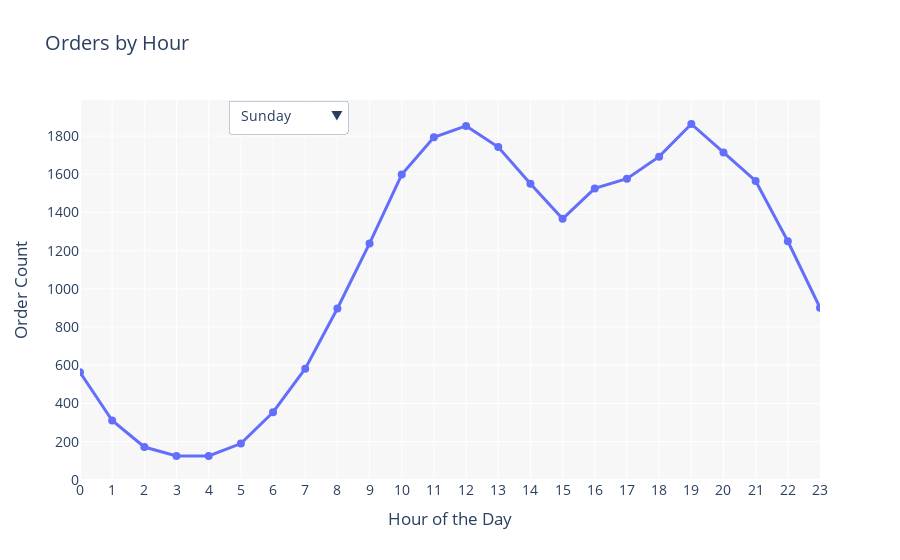

Notebook code cell kept with this figure:
### Markdown cell above
### 2. What time of the day we have most orders

### Code cell
hourly_orders = maindf.groupby(['Weekday', 'Hour']).size().reset_index(name='Order Count')

fig = go.Figure()

colors = ['#636EFA', '#EF553B', '#00CC96', '#AB63FA', '#FFA15A', '#19D3F3', '#FF6692']


for day in range(0, 7):
    day_data = hourly_orders[hourly_orders['Weekday'] == day]
    fig.add_trace(go.Scatter(
        x=day_data['Hour'],
        y=day_data['Order Count'],
        mode='lines+markers',
        line=dict(color=colors[day], width=3),
        marker=dict(size=8),
        name=days[day],
        visible=(day == 0)
    ))


buttons = []
for day in days:
    button = dict(
        method="update",
        label=days[day],  # Display the full name of the day
        args=[{"visible": [i == day for i in range(7)]},  # Show only the selected day's trace
              {"title": f"Orders by Hour for {days[day]}"}]  # Set title to reflect the selected day
    )
    buttons.append(button)


fig.update_layout(
    updatemenus=[dict(
        active=0,
        buttons=buttons,
        x=0.2,
        xanchor="left",
    )]
)

fig.update_layout(
    title="Orders by Hour",
    xaxis=dict(title="Hour of the Day", tickmode='linear', dtick=1, range=[0, 23]),
    yaxis=dict(title="Order Count"),
    plot_bgcolor='rgba(245, 245, 245, 0.8)',
    font=dict(size=14),
    hovermode="x",
    height = 600
)

fig.show()

### Figure 1 — Plotly figure (JSON) as saved in the notebook; plotly's stock layout.template omitted (floating-point values rounded to 4 significant figures)
{"data": [{"line": {"color": "#636EFA", "width": 3}, "marker": {"size": 8}, "mode": "lines+markers", "name": "Sunday", "type": "scatter", "visible": true, "x": [0, 1, 2, 3, 4, 5, 6, 7, 8, 9, 10, 11, 12, 13, 14, 15, 16, 17, 18, 19, 20, 21, 22, 23], "y": [563, 311, 172, 125, 125, 190, 354, 582, 897, 1238, 1598, 1793, 1853, 1742, 1550, 1367, 1526, 1577, 1692, 1863, 1714, 1565, 1249, 901]}, {"line": {"color": "#EF553B", "width": 3}, "marker": {"size": 8}, "mode": "lines+markers", "name": "Monday", "type": "scatter", "visible": false, "x": [0, 1, 2, 3, 4, 5, 6, 7, 8, 9, 10, 11, 12, 13, 14, 15, 16, 17, 18, 19, 20, 21, 22, 23], "y": [556, 351, 181, 126, 121, 189, 375, 618, 975, 1311, 1614, 1737, 1802, 1698, 1663, 1570, 1483, 1584, 1864, 1830, 1801, 1642, 1209, 875]}, {"line": {"color": "#00CC96", "width": 3}, "marker": {"size": 8}, "mode": "lines+markers", "name": "Tuesday", "type": "scatter", "visible": false, "x": [0, 1, 2, 3, 4, 5, 6, 7, 8, 9, 10, 11, 12, 13, 14, 15, 16, 17, 18, 19, 20, 21, 22, 23], "y": [565, 346, 205, 131, 111, 221, 346, 581, 847, 1214, 1517, 1751, 1820, 1749, 1553, 1527, 1495, 1564, 1740, 1834, 1627, 1594, 1275, 864]}, {"line": {"color": "#AB63FA", "width": 3}, "marker": {"size": 8}, "mode": "lines+markers", "name": "Wednesday", "type": "scatter", "visible": false, "x": [0, 1, 2, 3, 4, 5, 6, 7, 8, 9, 10, 11, 12, 13, 14, 15, 16, 17, 18, 19, 20, 21, 22, 23], "y": [547, 331, 163, 126, 131, 176, 351, 563, 881, 1303, 1599, 1816, 1803, 1691, 1511, 1480, 1500, 1502, 1720, 1814, 1773, 1518, 1263, 899]}, {"line": {"color": "#FFA15A", "width": 3}, "marker": {"size": 8}, "mode": "lines+markers", "name": "Thursday", "type": "scatter", "visible": false, "x": [0, 1, 2, 3, 4, 5, 6, 7, 8, 9, 10, 11, 12, 13, 14, 15, 16, 17, 18, 19, 20, 21, 22, 23], "y": [593, 335, 175, 98, 108, 183, 349, 533, 899, 1195, 1531, 1776, 1773, 1699, 1546, 1380, 1457, 1522, 1710, 1888, 1791, 1530, 1256, 920]}, {"line": {"color": "#19D3F3", "width": 3}, "marker": {"size": 8}, "mode": "lines+markers", "name": "Friday", "type": "scatter", "visible": false, "x": [0, 1, 2, 3, 4, 5, 6, 7, 8, 9, 10, 11, 12, 13, 14, 15, 16, 17, 18, 19, 20, 21, 22, 23], "y": [541, 330, 182, 118, 127, 168, 381, 550, 910, 1266, 1547, 1733, 1764, 1747, 1600, 1462, 1488, 1560, 1747, 1846, 1748, 1537, 1234, 906]}, {"line": {"color": "#FF6692", "width": 3}, "marker": {"size": 8}, "mode": "lines+markers", "name": "Saturday", "type": "scatter", "visible": false, "x": [0, 1, 2, 3, 4, 5, 6, 7, 8, 9, 10, 11, 12, 13, 14, 15, 16, 17, 18, 19, 20, 21, 22, 23], "y": [545, 346, 165, 107, 131, 194, 326, 584, 847, 1221, 1538, 1805, 1772, 1803, 1561, 1389, 1435, 1590, 1807, 1830, 1774, 1535, 1336, 910]}], "layout": {"autosize": true, "font": {"size": 14}, "hovermode": "x", "plot_bgcolor": "rgba(245, 245, 245, 0.8)", "title": {"text": "Orders by Hour"}, "updatemenus": [{"active": 0, "buttons": [{"args": [{"visible": [true, false, false, false, false, false, false]}, {"title": "Orders by Hour for Sunday"}], "label": "Sunday", "method": "update"}, {"args": [{"visible": [false, true, false, false, false, false, false]}, {"title": "Orders by Hour for Monday"}], "label": "Monday", "method": "update"}, {"args": [{"visible": [false, false, true, false, false, false, false]}, {"title": "Orders by Hour for Tuesday"}], "label": "Tuesday", "method": "update"}, {"args": [{"visible": [false, false, false, true, false, false, false]}, {"title": "Orders by Hour for Wednesday"}], "label": "Wednesday", "method": "update"}, {"args": [{"visible": [false, false, false, false, true, false, false]}, {"title": "Orders by Hour for Thursday"}], "label": "Thursday", "method": "update"}, {"args": [{"visible": [false, false, false, false, false, true, false]}, {"title": "Orders by Hour for Friday"}], "label": "Friday", "method": "update"}, {"args": [{"visible": [false, false, false, false, false, false, true]}, {"title": "Orders by Hour for Saturday"}], "label": "Saturday", "method": "update"}], "x": 0.2, "xanchor": "left", "y": 1}], "xaxis": {"dtick": 1, "range": [0, 23], "tickmode": "linear", "title": {"text": "Hour of the Day"}, "type": "linear"}, "yaxis": {"autorange": true, "range": [2.207, 1986.0], "title": {"text": "Order Count"}, "type": "linear"}}}
